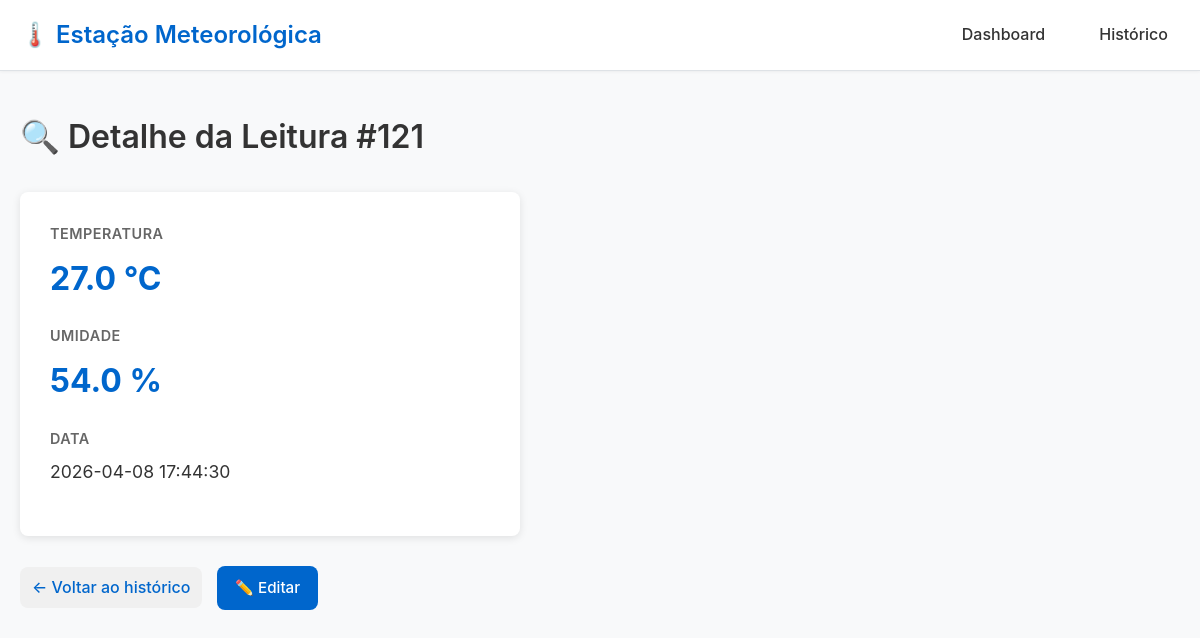
The page /leituras/121 on the database its author committed.
### tables this page shows
CREATE TABLE leituras (
    id          INTEGER PRIMARY KEY AUTOINCREMENT,
    temperatura REAL    NOT NULL,
    umidade     REAL    NOT NULL,
    pressao     REAL,
    localizacao TEXT    DEFAULT 'Lab',
    timestamp   DATETIME DEFAULT (datetime('now', 'localtime'))
);

### app.py (the view)
@app.route('/leituras/<int:id>', methods=['GET'])
def detalhe(id):
    leitura = buscar_leitura(id)
    if not leitura:
        abort(404)
    if quer_json():
        return jsonify(leitura)
    return render_template('detalhe.html', leitura=leitura)

### app.py (called while the page is built)
def quer_json():
    return (request.args.get('formato') == 'json' or
            request.accept_mimetypes.best == 'application/json')

### database.py (called while the page is built)
def get_db_connection():
    conn = sqlite3.connect(DB_PATH, timeout=10)
    conn.execute('PRAGMA journal_mode=WAL')   # permite leitura/escrita simultânea
    conn.execute('PRAGMA busy_timeout=5000')  # espera até 5s antes de lançar erro
    conn.row_factory = sqlite3.Row            # acesso por nome de coluna
    return conn

def buscar_leitura(id: int) -> dict | None:
    conn = get_db_connection()
    row = conn.execute(
        'SELECT * FROM leituras WHERE id = ?', (id,)
    ).fetchone()
    conn.close()
    return dict(row) if row else None

### templates/detalhe.html (shortened to what this page needs)
{% extends "base.html" %}
{% block content %}
<div class="section">
    <h1>🔍 Detalhe da Leitura #{{ leitura.id }}</h1>
    <div style="background-color: white; padding: 30px; border-radius: 8px; box-shadow: 0 2px 8px rgba(0, 0, 0, 0.1); max-width: 500px;">
        <div style="margin-bottom: 20px;">
            <h3 style="color: #666; font-size: 0.9rem; text-transform: uppercase; letter-spacing: 0.5px; margin-bottom: 8px;">Temperatura</h3>
            <p style="font-size: 2rem; font-weight: 700; color: #0066cc; margin: 0;">{{ leitura.temperatura }} °C</p>
        </div>
        <div style="margin-bottom: 20px;">
            <h3 style="color: #666; font-size: 0.9rem; text-transform: uppercase; letter-spacing: 0.5px; margin-bottom: 8px;">Umidade</h3>
            <p style="font-size: 2rem; font-weight: 700; color: #0066cc; margin: 0;">{{ leitura.umidade }} %</p>
        </div>
        <div style="margin-bottom: 20px;">
            <h3 style="color: #666; font-size: 0.9rem; text-transform: uppercase; letter-spacing: 0.5px; margin-bottom: 8px;">Data</h3>
            <p style="font-size: 1.1rem; margin: 0;">{{ leitura.timestamp }}</p>
        </div>
    </div>
    <div style="margin-top: 30px;">
        <a href="/leituras" class="back-link">← Voltar ao histórico</a>
        <a href="/leituras/{{ leitura.id }}/editar" class="btn" style="margin-left: 10px;">✏️ Editar</a>
    </div>
</div>
{% endblock %}

### static/css/style.css (style rules this page uses)
* { margin: 0; padding: 0; box-sizing: border-box; }
:root { --primary-color: #0066cc; --primary-dark: #0052a3; --background-color: #f8f9fa; --text-color: #333; --text-light: #666; --border-color: #dee2e6; --white: #ffffff; --shadow: 0 2px 8px rgba(0, 0, 0, 0.1); --shadow-hover: 0 4px 16px rgba(0, 0, 0, 0.15); --radius: 8px; }
html, body { height: auto; }
body { font-family: -apple-system, BlinkMacSystemFont, 'Segoe UI', 'Roboto', 'Oxygen', 'Ubuntu', 'Cantarell', sans-serif; background-color: var(--background-color); color: var(--text-color); line-height: 1.6; }
h1 { font-size: 2rem; margin-bottom: 30px; color: var(--text-color); font-weight: 600; }
h3 { font-size: 1rem; color: var(--text-color); font-weight: 600; }
button, .btn { background-color: var(--primary-color); color: var(--white); border: none; padding: 10px 18px; border-radius: var(--radius); font-size: 0.95rem; font-weight: 500; cursor: pointer; transition: all 0.3s ease; text-decoration: none; display: inline-block; }
a:not(.navbar-menu a):not(.btn) { text-decoration: none; color: var(--primary-color); font-weight: 500; transition: color 0.3s ease; }
.back-link { display: inline-block; margin-bottom: 30px; padding: 8px 12px; background-color: #f0f0f0; border-radius: var(--radius); transition: background-color 0.3s ease; }

### rows shown on the page
leituras: id "121", temperatura "27.0", umidade "54.0", timestamp "2026-04-08 17:44:30"
